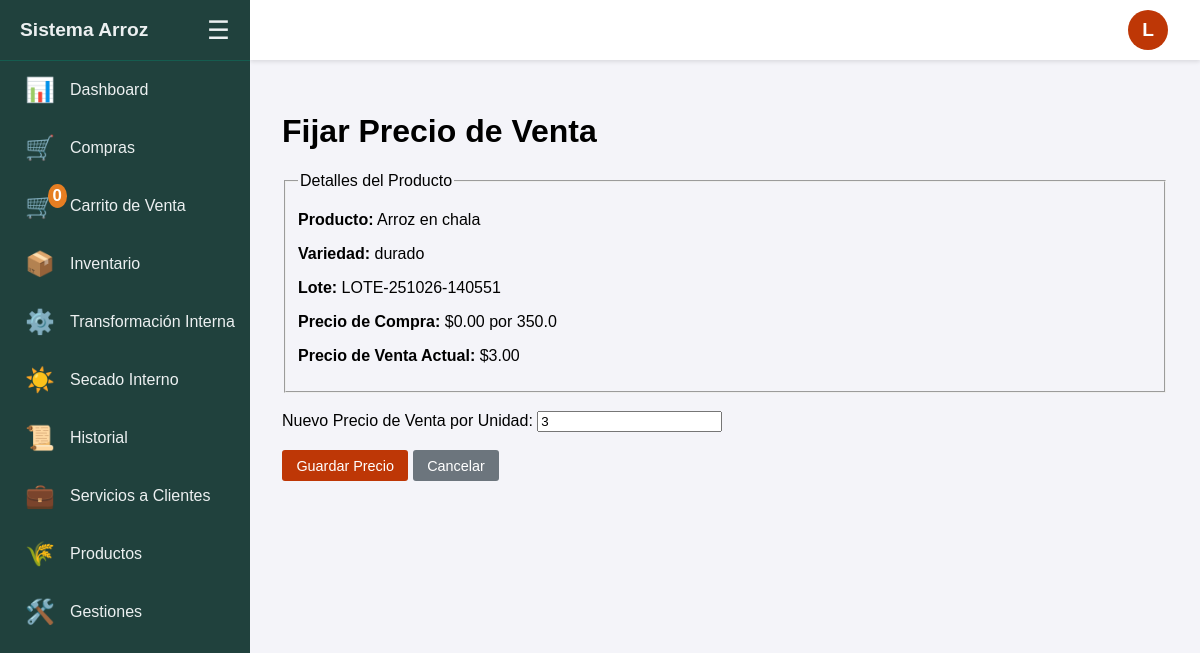
The page /fijar_precio/9 (signed in) on the database its author committed.
### tables this page shows
CREATE TABLE productos (
                id INTEGER PRIMARY KEY AUTOINCREMENT,
                nombre TEXT NOT NULL,
                codigo_producto TEXT NOT NULL UNIQUE,
                requiere_variedad INTEGER NOT NULL DEFAULT 1
            );

CREATE TABLE inventario (
                id INTEGER PRIMARY KEY AUTOINCREMENT,
                producto_id INTEGER NOT NULL,
                variedad TEXT,
                lote TEXT,
                cantidad REAL NOT NULL,
                unidad TEXT NOT NULL,
                fecha_entrada TEXT NOT NULL,
                fecha_salida TEXT, almacen_id INTEGER REFERENCES almacenes(id), estado TEXT NOT NULL DEFAULT 'seco', cantidad_kg REAL NOT NULL DEFAULT 0, ingenio_id INTEGER REFERENCES ingenios(id), precio_venta_unitario REAL,
                FOREIGN KEY (producto_id) REFERENCES productos(id)
            );

CREATE TABLE almacenes (
                id INTEGER PRIMARY KEY AUTOINCREMENT,
                nombre TEXT NOT NULL,
                ingenio_id INTEGER NOT NULL,
                FOREIGN KEY (ingenio_id) REFERENCES ingenios(id),
                UNIQUE(nombre, ingenio_id)
            );

### blueprints/transactions.py (the view, shortened to what this page needs)
@transactions_bp.route('/fijar_precio/<int:item_id>', methods=['GET', 'POST'])
@login_required
def fijar_precio(item_id):
    if g.user['nivel_acceso'] == 'empleado':
        flash('No tienes permiso para acceder a esta página.', 'danger')
        return redirect(url_for('main.inventario'))
    item = obtener_item_inventario_por_id(g.user['ingenio_id'], item_id)
    if not item:
        flash('El item de inventario no existe.', 'danger')
        return redirect(url_for('main.inventario'))
    return render_template('fijar_precio.html', item=item)

### blueprints/__init__.py (called while the page is built)
def login_required(f):
    @wraps(f)
    def decorated_function(*args, **kwargs):
        if g.user is None:
            return redirect(url_for('auth.login', next=request.url))
        return f(*args, **kwargs)
    return decorated_function

### db.py (called while the page is built)
def obtener_ingenio_por_id_db(ingenio_id: int):
    with sqlite3.connect(DB_NAME) as conn:
        c = conn.cursor()
        return c.execute("SELECT id, nombre, direccion, nit, celular FROM ingenios WHERE id = ?", (ingenio_id,)).fetchone()

### templates/fijar_precio.html (shortened to what this page needs)
{% extends "layout.html" %}
{% block content %}
  <h1>Fijar Precio de Venta</h1>
  {% if item %}
  <form method="post">
    <fieldset>
      <legend>Detalles del Producto</legend>
      <p><strong>Producto:</strong> {{ item[1] }}</p>
      <p><strong>Variedad:</strong> {{ item[2] or 'N/A' }}</p>
      <p><strong>Lote:</strong> {{ item[3] }}</p>
      <p><strong>Precio de Compra:</strong> ${{ "%.2f"|format(item[10]|float) if item[10] is not none and item[10] != '' else 'N/A' }} por {{ item[11] or 'unidad' }}</p>
      <p><strong>Precio de Venta Actual:</strong> ${{ "%.2f"|format(item[7]) if item[7] is not none else 'No definido' }}</p>
    </fieldset>
    <br>
    <label for="nuevo_precio">Nuevo Precio de Venta por Unidad:</label>
    <input type="number" step="0.01" name="nuevo_precio" id="nuevo_precio" required min="0" value="{{ item[7] or '' }}">
    <br><br>
    <button type="submit">Guardar Precio</button>
    <a href="{{ url_for('main.inventario') }}" class="button-secondary">Cancelar</a>
  </form>
  {% endif %}
{% endblock %}

### templates/layout.html (style rules this page uses)
:root { --sidebar-width-expanded: 250px; --sidebar-width-collapsed: 80px; --top-bar-height: 60px; --sidebar-bg-color: #20413d; --sidebar-text-color: #ecf0f1; --sidebar-hover-bg: #155c4f; --sidebar-icon-color: #e67e22; }
body { font-family: sans-serif; margin: 0; background-color: #f4f4f9; }
button, input[type=submit] { padding: 0.5em 1em; background-color: #be3706; color: white; border: none; border-radius: 3px; cursor: pointer; font-size: 0.9em; transition: background-color 0.2s; }
.button-secondary { display: inline-block; padding: 0.5em 1em; background-color: #6c757d; color: white; border: none; border-radius: 3px; cursor: pointer; font-size: 0.9em; text-decoration: none; }

### rows shown on the page
productos: nombre "Arroz en chala"
inventario: variedad "durado", lote "LOTE-251026-140551", producto "3.00", nuevo_precio "3"
almacenes: nombre "0.00"

### other values the page prints
{{ session.get('carrito', {})|length }} "0"
{{ g.user.email[0]|upper }} "L"
{{ item[11] or 'unidad' }} "350.0"
